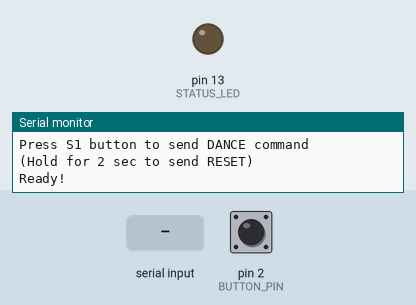
This sketch was run on a simulated Arduino Uno, built with avr-gcc and run on an emulated ATmega328P. Shown: output pins drawn as LEDs (lit = HIGH), the last lines printed to the serial monitor. The inputs (shaded band) are chosen by the test bench; at power-on: pin 2 (BUTTON_PIN) HIGH.

Above: at 2.0 s.
2.1 s: pin 2 (BUTTON_PIN) pulled LOW for 0.15 s
At 3.0 s:
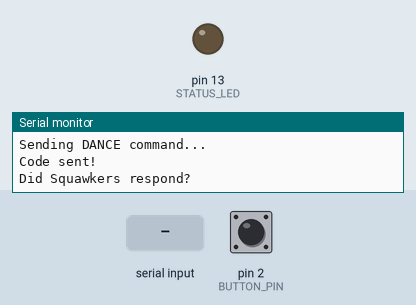
3.9 s: "d" received over Serial
At 4.9 s:
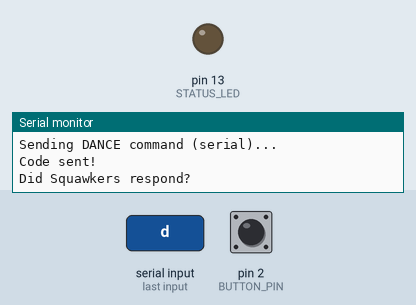
5.4 s: "r" received over Serial
At 6.0 s:
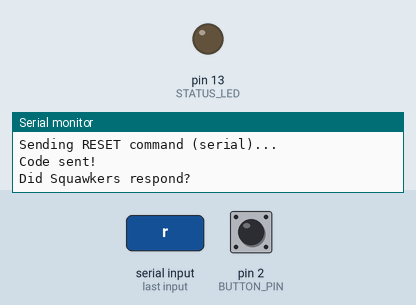
6.9 s: "a" received over Serial
At 8.1 s:
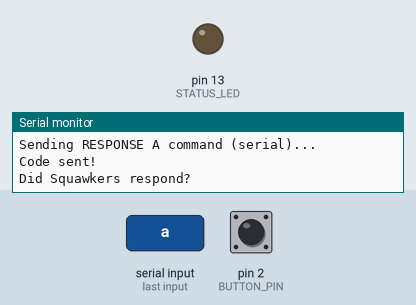
8.4 s: pin 2 (BUTTON_PIN) pulled LOW for 3.2 s
At 11.7 s:
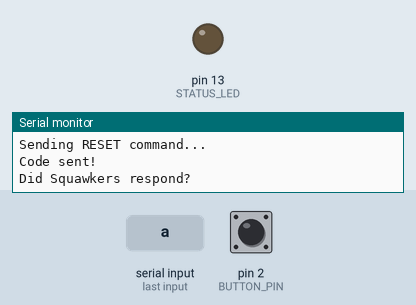
Timing chart, 0 to 13.2 s (numbered marks = the images above; inputs shaded):
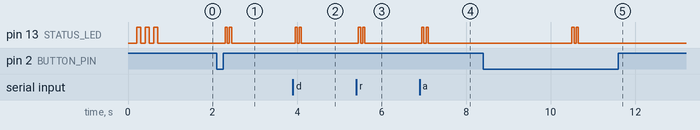

Measured:
- after the input at 2.1 s, pin 13 (STATUS_LED): alternates HIGH for 0.05 s and LOW for 0.05 s, 4 changes in all, then stays LOW, starting after 0.20 s
- after the input at 3.9 s, pin 13 (STATUS_LED): alternates HIGH for 0.05 s and LOW for 0.05 s, 4 changes in all, then stays LOW, starting after 0.05 s
- after the input at 5.4 s, pin 13 (STATUS_LED): alternates HIGH for 0.05 s and LOW for 0.05 s, 4 changes in all, then stays LOW, starting after 0.05 s
- after the input at 6.9 s, pin 13 (STATUS_LED): alternates HIGH for 0.05 s and LOW for 0.05 s, 4 changes in all, then stays LOW, starting after 0.05 s
- after the input at 8.4 s, pin 13 (STATUS_LED): alternates HIGH for 0.05 s and LOW for 0.05 s, 4 changes in all, then stays LOW, starting after 2.1 s

The sketch:

arduino_ir_transmitter.ino
```cpp
/*
 * Squawkers McGraw IR Transmitter for Arduino
 *
 * This sketch transmits the IR codes from the GitHub repo
 * to test if they work with your Squawkers.
 *
 * Hardware Setup:
 * - IR LED (940nm) connected to pin 3 (with 100-220Ω resistor)
 * - Button connected to pin 2 (with pull-up resistor)
 *
 * Required Library:
 * - IRremote by shirriff (install via Arduino Library Manager)
 *
 * Instructions:
 * 1. Install IRremote library
 * 2. Connect IR LED to pin 3
 * 3. Connect button to pin 2
 * 4. Upload this sketch
 * 5. Point IR LED at Squawkers
 * 6. Press button to send "dance" command
 */

#include <IRremote.h>

// Pin definitions
const int IR_SEND_PIN = 3;      // IR LED (via 220Ω resistor)
const int BUTTON_PIN = 2;       // S1 button on proto shield (to GND)
const int STATUS_LED = 13;      // LED1 on proto shield (or built-in LED)

// IR carrier frequency
const int CARRIER_FREQ = 38;    // 38kHz

// Squawkers IR timing codes from GitHub
// Format: [mark, space, mark, space, ...] in microseconds

// Dance command
const uint16_t DANCE_CODE[] = {
  3000, 3000, 1000, 2000, 2000, 1000, 1000, 2000,
  2000, 1000, 2000, 1000, 1000, 2000, 2000, 1000, 1000
};
const int DANCE_CODE_LENGTH = 17;

// Reset command
const uint16_t RESET_CODE[] = {
  3000, 3000, 1000, 2000, 2000, 1000, 2000, 1000,
  1000, 2000, 1000, 2000, 2000, 1000, 1000, 2000, 1000
};
const int RESET_CODE_LENGTH = 17;

// Response Mode - Button A
const uint16_t RESPONSE_A_CODE[] = {
  3000, 3000, 1000, 2000, 1000, 2000, 1000, 2000,
  1000, 2000, 2000, 1000, 1000, 2000, 2000, 1000, 1000
};
const int RESPONSE_A_CODE_LENGTH = 17;

IRsend irsend(IR_SEND_PIN);

void setup() {
  Serial.begin(9600);
  pinMode(BUTTON_PIN, INPUT_PULLUP);  // S1 button with internal pull-up
  pinMode(STATUS_LED, OUTPUT);         // LED1 for status indication
  digitalWrite(STATUS_LED, LOW);       // Start with LED off

  Serial.println("Squawkers McGraw IR Transmitter");
  Serial.println("================================");
  Serial.println("Proto Shield v.5 Configuration:");
  Serial.println("  IR LED on pin 3 (via 220ohm resistor)");
  Serial.println("  S1 button on pin 2");
  Serial.println("  LED1 status on pin 13");
  Serial.println("");
  Serial.println("Press S1 button to send DANCE command");
  Serial.println("(Hold for 2 sec to send RESET)");
  Serial.println("");

  // Blink LED to show we're ready
  for (int i = 0; i < 3; i++) {
    digitalWrite(STATUS_LED, HIGH);
    delay(100);
    digitalWrite(STATUS_LED, LOW);
    delay(100);
  }
  Serial.println("Ready!");
}

void loop() {
  // Check if button is pressed
  if (digitalRead(BUTTON_PIN) == LOW) {
    delay(50); // Debounce

    // Check if held for 2 seconds
    unsigned long pressStart = millis();
    while (digitalRead(BUTTON_PIN) == LOW && (millis() - pressStart) < 2000) {
      delay(10);
    }

    if (millis() - pressStart >= 2000) {
      // Long press = RESET
      Serial.println("Sending RESET command...");
      sendSquawkersCode(RESET_CODE, RESET_CODE_LENGTH);
    } else {
      // Short press = DANCE
      Serial.println("Sending DANCE command...");
      sendSquawkersCode(DANCE_CODE, DANCE_CODE_LENGTH);
    }

    // Wait for button release
    while (digitalRead(BUTTON_PIN) == LOW) {
      delay(10);
    }
    delay(200); // Prevent multiple triggers
  }

  // Also allow serial commands for testing
  if (Serial.available()) {
    char cmd = Serial.read();

    if (cmd == 'd' || cmd == 'D') {
      Serial.println("Sending DANCE command (serial)...");
      sendSquawkersCode(DANCE_CODE, DANCE_CODE_LENGTH);
    }
    else if (cmd == 'r' || cmd == 'R') {
      Serial.println("Sending RESET command (serial)...");
      sendSquawkersCode(RESET_CODE, RESET_CODE_LENGTH);
    }
    else if (cmd == 'a' || cmd == 'A') {
      Serial.println("Sending RESPONSE A command (serial)...");
      sendSquawkersCode(RESPONSE_A_CODE, RESPONSE_A_CODE_LENGTH);
    }
  }
}

void sendSquawkersCode(const uint16_t* code, int length) {
  // Turn on status LED while transmitting
  digitalWrite(STATUS_LED, HIGH);

  // Enable IR carrier at 38kHz
  irsend.enableIROut(CARRIER_FREQ);

  // Send the timing pattern
  // code[] contains alternating mark/space durations
  for (int i = 0; i < length; i++) {
    if (i % 2 == 0) {
      // Even index = mark (IR on)
      irsend.mark(code[i]);
    } else {
      // Odd index = space (IR off)
      irsend.space(code[i]);
    }
  }

  // Final space to end transmission
  irsend.space(0);

  // Blink LED rapidly to confirm transmission complete
  for (int i = 0; i < 2; i++) {
    digitalWrite(STATUS_LED, LOW);
    delay(50);
    digitalWrite(STATUS_LED, HIGH);
    delay(50);
  }
  digitalWrite(STATUS_LED, LOW);

  Serial.println("Code sent!");
  Serial.println("Did Squawkers respond?");
  Serial.println("");
}
```
